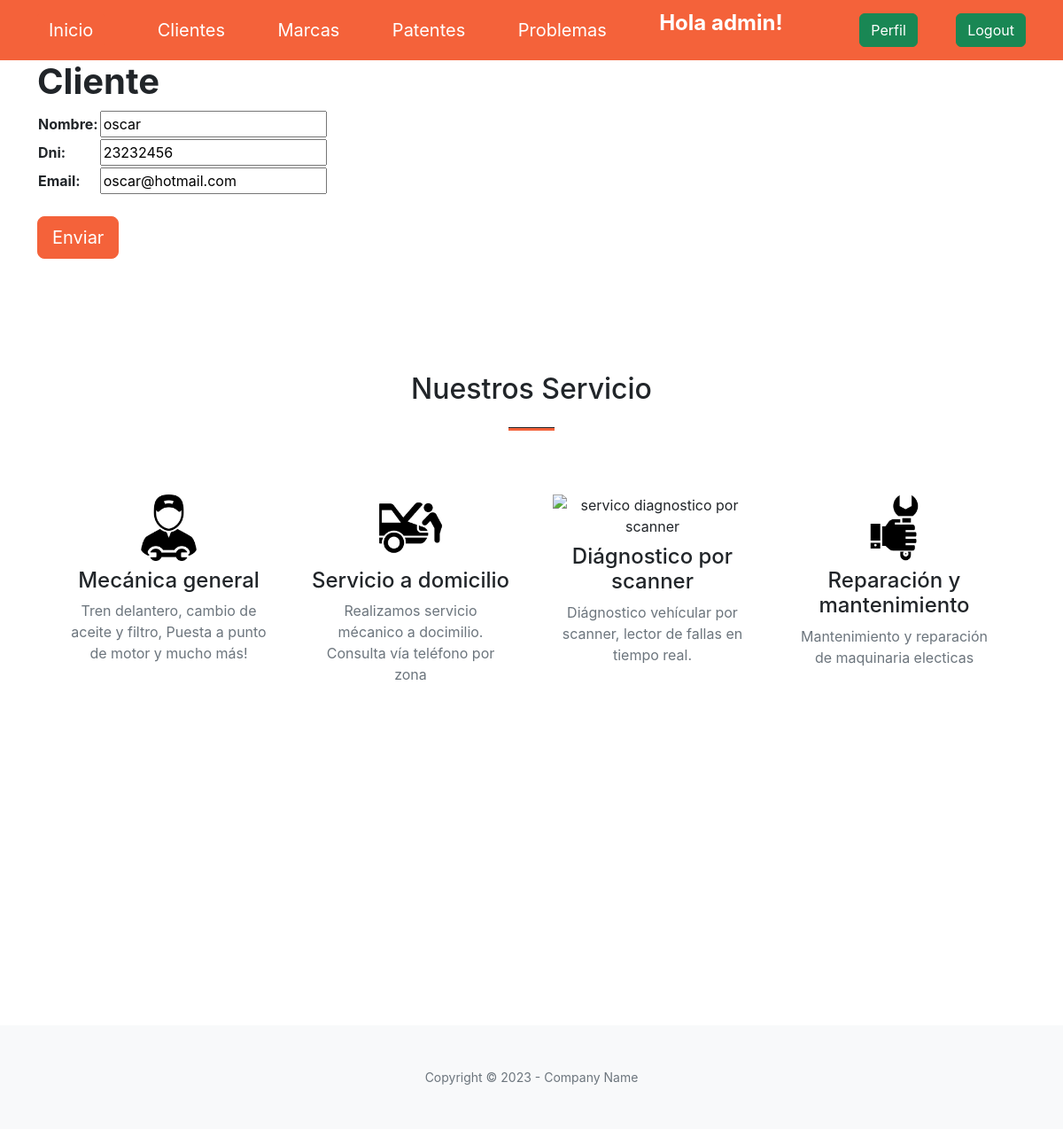
The page /update_cliente/13/ (signed in) on the database its author committed.
### aplicacion/models.py (models this page shows, shortened)
class Cliente(models.Model):
    nombre = models.CharField(max_length=50)
    DNI = models.IntegerField()
    email = models.EmailField()

### aplicacion/views.py (the view)
# urls.py: path('update_cliente/<id_cliente>/', updateCliente, name="update_cliente" ),
@login_required
def updateCliente(request, id_cliente):
    cliente = Cliente.objects.get(id=id_cliente)
    if request.method == "POST":
        miForm = ClienteForm(request.POST)
        if miForm.is_valid():
            cliente.nombre = miForm.cleaned_data.get('nombre')
            cliente.DNI = miForm.cleaned_data.get('DNI')
            cliente.email = miForm.cleaned_data.get('email')
            cliente.save()
            return redirect(reverse_lazy('clientes'))
    else:
        miForm = ClienteForm(initial={
            'nombre': cliente.nombre,
            'DNI': cliente.DNI,
            'email': cliente.email,
        })
    return render(request, "aplicacion/clienteForm.html", {'form': miForm})

### aplicacion/forms.py
class ClienteForm(forms.Form):
    nombre = forms.CharField( max_length=50, required=True)
    DNI = forms.IntegerField(required=True)
    email = forms.EmailField(label="Email", required=False)

### aplicacion/templates/aplicacion/clienteForm.html (shortened to what this page needs)
{% extends 'aplicacion/base.html' %}
{% load static %}
{% block contenido %}
    <div class="container ">
        <h2 class="fs-1  fw-bold mt-8">Cliente</h2>
        <form action="" method="POST">
            <table>
                {{ form.as_table }}
            </table>
            <input  type="submit" value="Enviar" class="btn btn-primary btn-lg mt-4 ">
        </form>
    </div>
{% endblock contenido %}

### aplicacion/templates/aplicacion/base.html (shortened to what this page needs)
<!DOCTYPE html>
<html lang="en">
    <head>
        {% load static  %}
        <link href="https://cdn.jsdelivr.net/npm/bootstrap-icons@1.5.0/font/bootstrap-icons.css" rel="stylesheet" type="text/css" />
        <link href="{% static 'aplicacion/css/styles.css' %}" rel="stylesheet" />
        <link href="{% static 'aplicacion/css/stylebase.css' %}" rel="stylesheet" />
    </head>
    <body id="page-top mg-0 bg-blue ">
          <nav class="navbar navbar-dark bg-primary" >
            <div class="container bg-primary" id="navegacion">
                <a class="navbar-brand btn btn-primary" href="{% url 'home' %}">Inicio</a>
                {% if user.is_authenticated %}
                    <a class="navbar-brand" href="{% url 'clientes' %}">Clientes</a>
                    <a class="navbar-brand" href="{% url 'marcas' %}">Marcas</a>
                    <a class="navbar-brand" href="{% url 'patentes' %}">Patentes</a>
                    <a class="navbar-brand" href="{% url 'problemas' %}">Problemas</a>
                    <p style="color: white" class="fs-4 fw-bolder">Hola {{user.username}}!</p>
                    <a class="btn btn-success" href="{% url 'editar_perfil' %}">Perfil</a>
                    <a class="btn btn-success" href="{% url 'logout' %}">Logout</a>
                {% else %}
                    <a class="btn btn-success " href="{% url 'registro' %}">Registro</a>
                    <a class="btn btn-success" href="{% url 'login' %}">Login</a>
                {% endif %}
            </div>
        </nav>
        {% block contenido %}{% endblock contenido %}
        <section class="page-section " id="services" >
            <div class="container px-4 px-lg-5">
                <h2 class="text-center mt-0">Nuestros Servicio</h2>
                <hr class="divider" />
                <div class="row gx-4 gx-lg-5">
                    <div class="col-lg-3 col-md-6 text-center">
                        <div class="mt-5">
                            <div class="mb-2"><img src="{% static 'img/automovil-con-llave.png' %}" alt="servico mecanico" class=" col-4 h-10"></div>
                            <h3 class="h4 mb-2">Mecánica general</h3>
                            <p class="text-muted mb-0">Tren delantero, cambio de aceite y filtro, Puesta a punto de motor y mucho más! </p>
                        </div>
                    </div>
                    <div class="col-lg-3 col-md-6 text-center">
                        <div class="mt-5">
                            <div class="mb-2"><img src="{% static 'img/reparando.png' %}" alt="servico a domicilio" class=" col-4 h-10"></div>
                            <h3 class="h4 mb-2">Servicio a domicilio</h3>
                            <p class="text-muted mb-0">Realizamos servicio mécanico a docimilio. Consulta vía teléfono por zona</p>
                        </div>
                    </div>
                    <div class="col-lg-3 col-md-6 text-center">
                        <div class="mt-5">
                            <div class="mb-2"><img src="{% static 'img/carro.png' %}" alt="servico diagnostico por scanner" class=" col-4 h-10"></div>
                            <h3 class="h4 mb-2">Diágnostico por scanner</h3>
                            <p class="text-muted mb-0">Diágnostico vehícular por scanner, lector de fallas en tiempo real.</p>
                        </div>
                    </div>
                    <div class="col-lg-3 col-md-6 text-center">
                        <div class="mt-5">
                            <div class="mb-2"><img src="{% static 'img/reparar.png' %}" alt="mantenimiento de maquinaria" class=" col-4 h-10"></div>
                            <h3 class="h4 mb-2">Reparación y mantenimiento</h3>
                            <p class="text-muted mb-0">Mantenimiento y reparación  de maquinaria electicas</p>
                        </div>
                    </div>
                </div>
            </div>
        </section>
        <section class="page-section" id="contact">
        </section>
        <footer class="bg-light py-5">
            <div class="container px-4 px-lg-5"><div class="small text-center text-muted">Copyright &copy; 2023 - Company Name</div></div>
        </footer>
    </body>
</html>

### rows shown on the page
Cliente: nombre "oscar", DNI "23232456", email "oscar@hotmail.com"

### other values the page prints
{{ user.username }} "admin"
